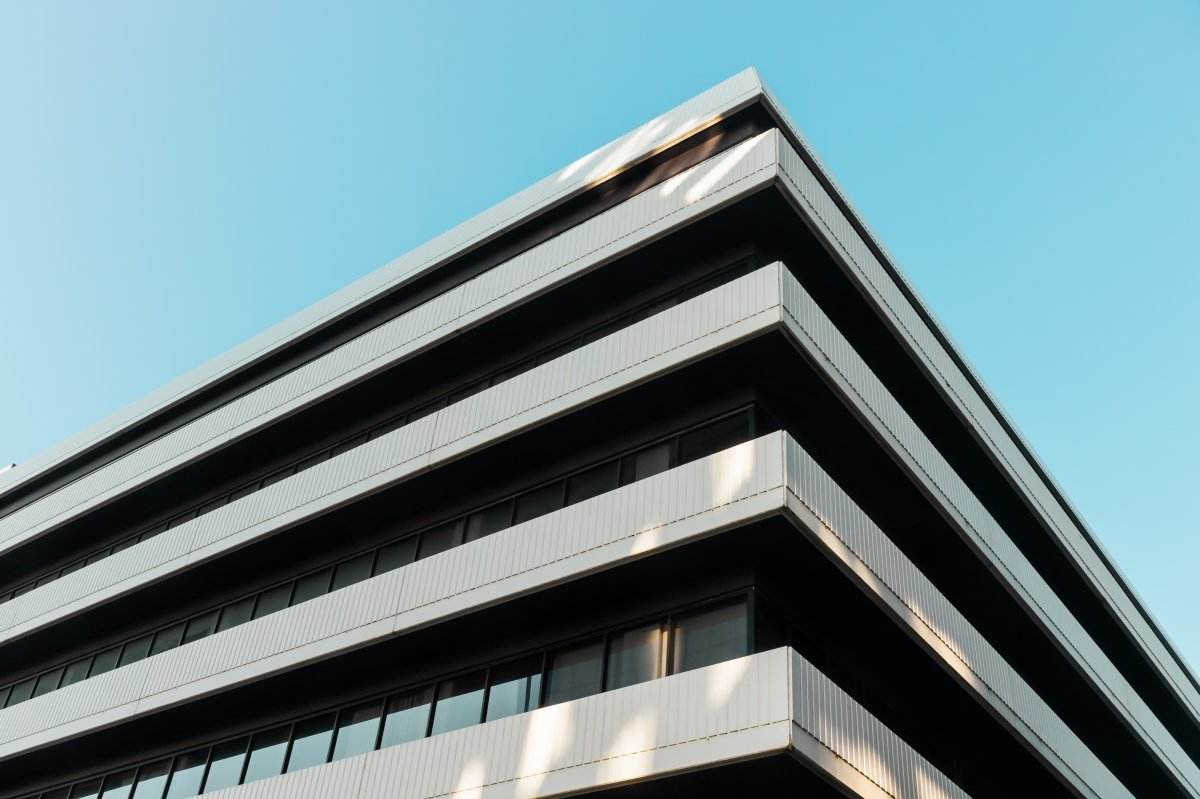
#> input picture SVD/building.jpeg, 1200 x 799 px
$ jupyter execute code.ipynb
#> lines starting #> are read from the running program, lines starting #| are printed output that depends on the picture
[cell 1]
import numpy as np
import cv2

def image_new(image,n):  #n为保留的奇异值个数
    u,s,v=np.linalg.svd(image)  #u=m*m  left matrix;v=n*n right matrix
    s1=np.zeros(image.shape)
    for i in range(n):
        s1[i][i]=s[i]  #s1 diagonal matrix
    img=u@s1@v
    img=img.astype(np.uint8) #opencv-python中为图像创建一个容器，需指定dtype=np.uint8
    return img

if  __name__ == "__main__":
    bul=cv2.imread('building.jpeg')
#> bul is the input picture: shape (799, 1200, 3); mean B, G, R 146.1, 139.4, 112.8
    print(bul.shape)
#| (799, 1200, 3)
    #直接 bul_new=image_new(bul,10)  显示错误

    a=bul[: , : ,0]
    b=bul[: , : ,1]
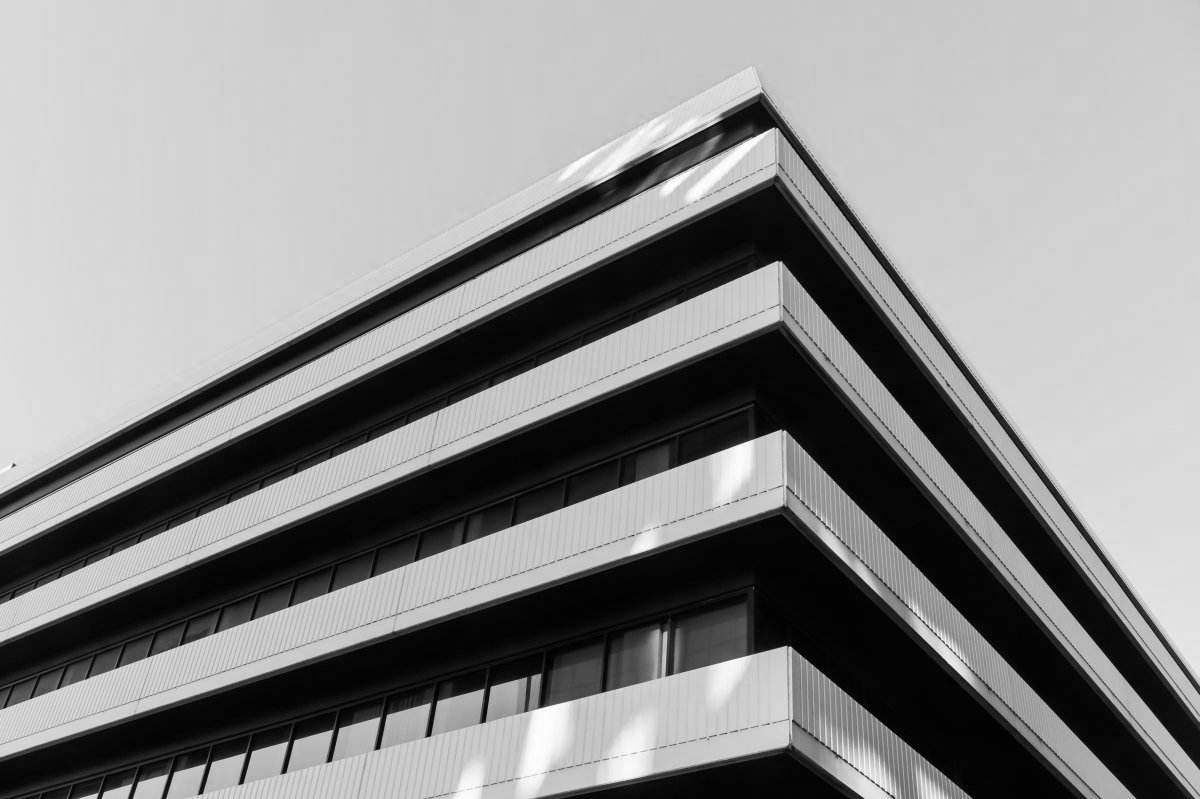
#> b: shape (799, 1200); min 0, max 255, mean 139.4
    c=bul[: , : ,2]
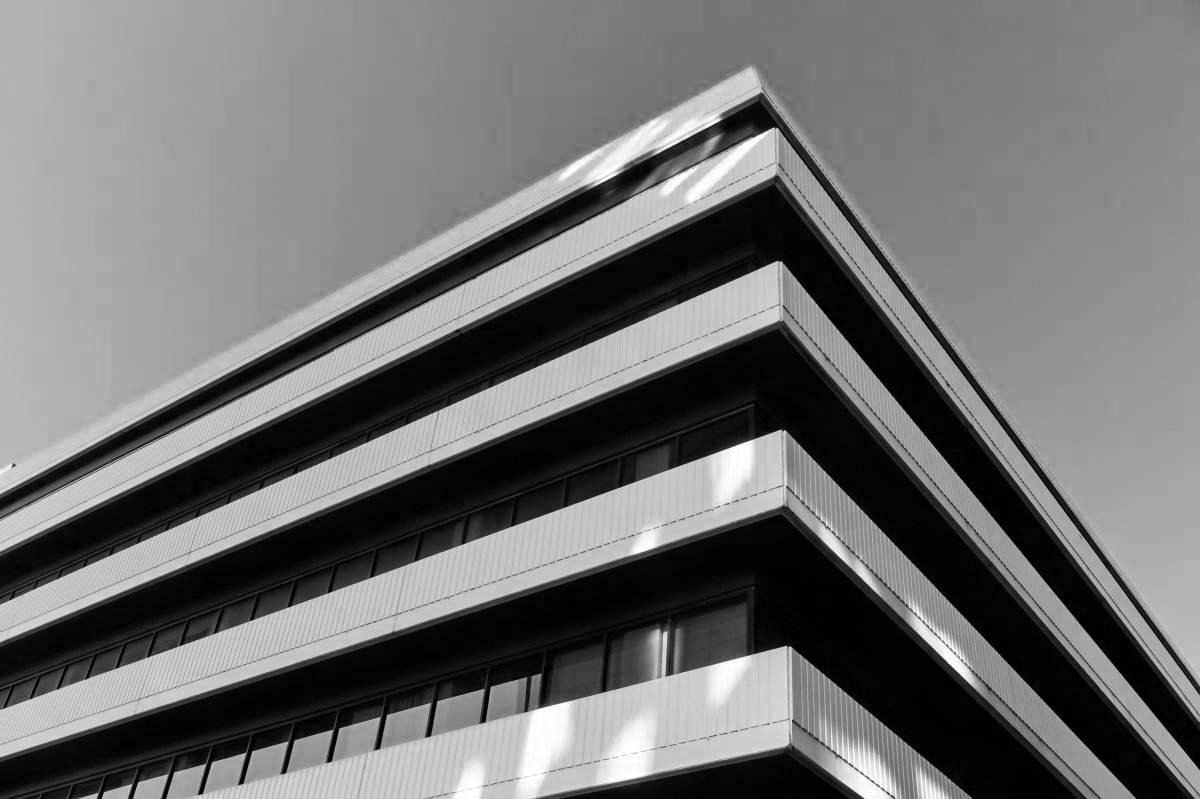
#> c: shape (799, 1200); min 0, max 255, mean 112.8
    a1=image_new(a,400)
#> in image_new, `u,s,v=np.linalg.svd(image)`:
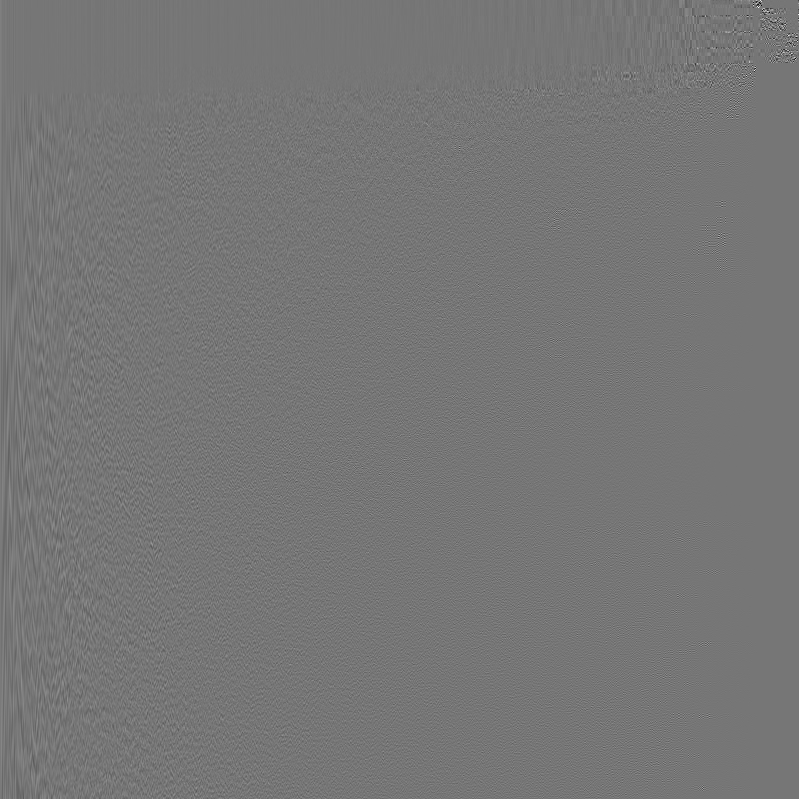
#> u: shape (799, 799) float64; min -0.634, max 0.73, mean 2.88e-05; drawn with min black and max white
#> in image_new, `u,s,v=np.linalg.svd(image)`: s = 799 values, max 153584.4 at index 0, min 8.19e-12 at index 798, mean 928.9
    b1=image_new(b,400)
    c1=image_new(c,400)
#> call 3 of image_new, with n = 400
#> in image_new (call 3), `u,s,v=np.linalg.svd(image)`:
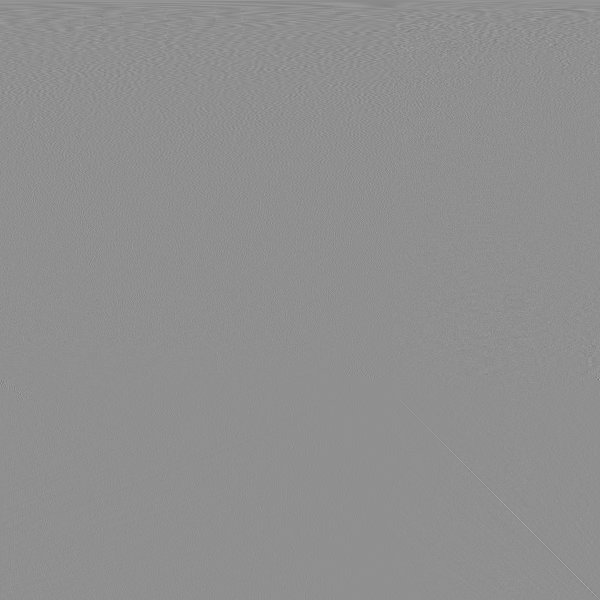
#> v: shape (1200, 1200) float64 (shown at 1/2 size); min -0.635, max 0.492, mean 2.3e-05; drawn with min black and max white
#> in image_new (call 3), `u,s,v=np.linalg.svd(image)`: s = 799 values, max 113637.8 at index 0, min 1.13e-11 at index 762, mean 839.7
    bul_new = np.stack([a1,b1,c1], axis=2)
    print(bul_new.shape)
#| (799, 1200, 3)

    cv2.imwrite("./bul_new400.jpeg", bul_new)
    cv2.waitKey(0)
    cv2.destroyAllWindows()

[cell 2]
import numpy as np
a=np.array([1,2,3,4,5,6])
a.shape

[cell 3]
import cv2
import matplotlib.pyplot as plt # plt 用于显示图片
import matplotlib.image as mpimg # mpimg 用于读取图片
import numpy as np
img1=mpimg.imread('dog.jpeg')
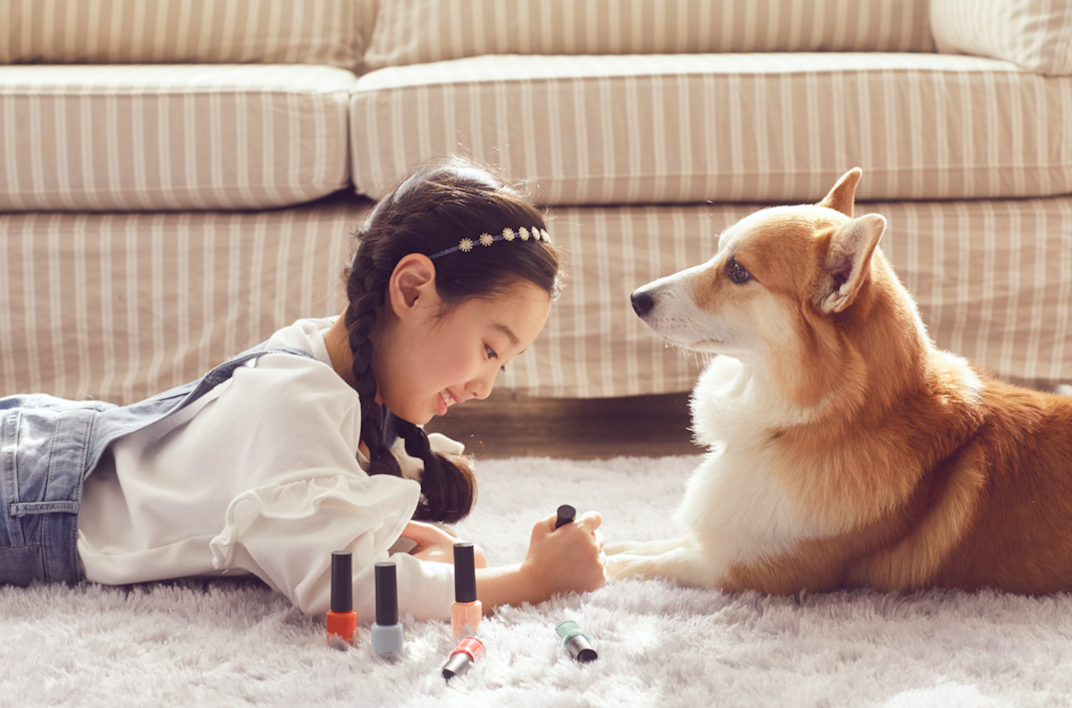
#> input picture SVD/dog.jpeg, 1072 x 708 px
#> img1 is the input picture: shape (708, 1072, 4) float32; mean R, G, B, A 0.725, 0.63, 0.577, 1
img2 = cv2.imread('dog.jpeg')
plt.subplot(1,2,1)
plt.imshow(img1)# 显示图片
plt.subplot(1,2,2)
plt.imshow(img2) # 显示图片
plt.axis('off') # 不显示坐标轴
plt.show()
#> figure, not shown here; B, G, R data is drawn as R, G, B
